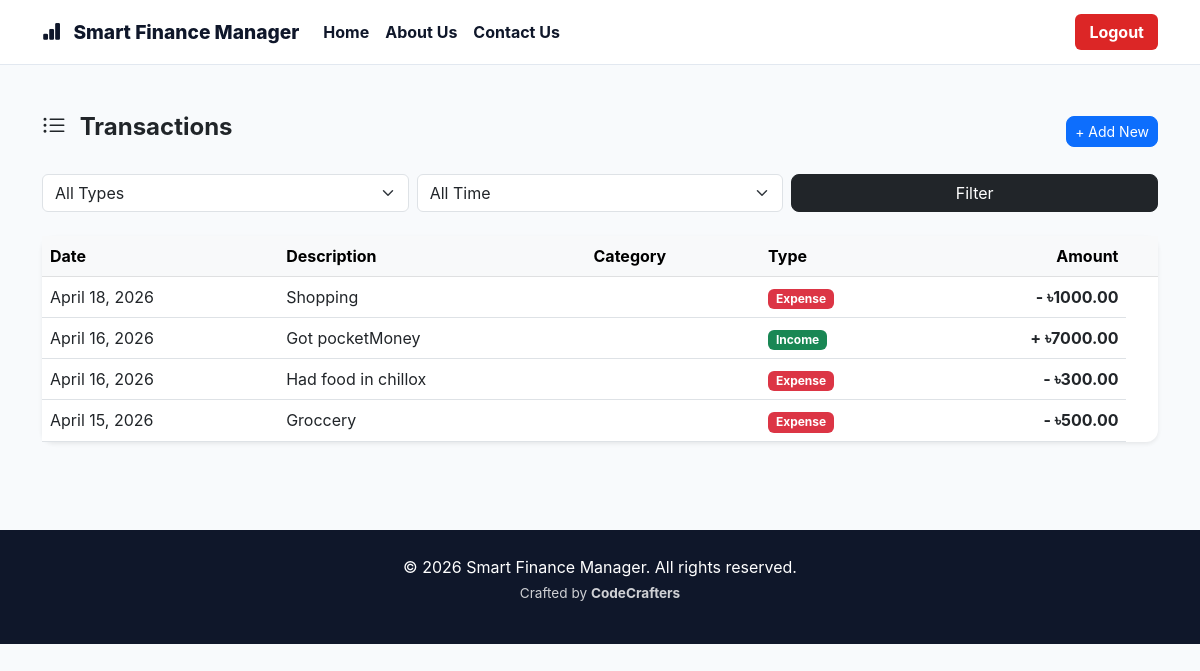
Page /individuals/transactions/ (signed in) on the earlier database version.
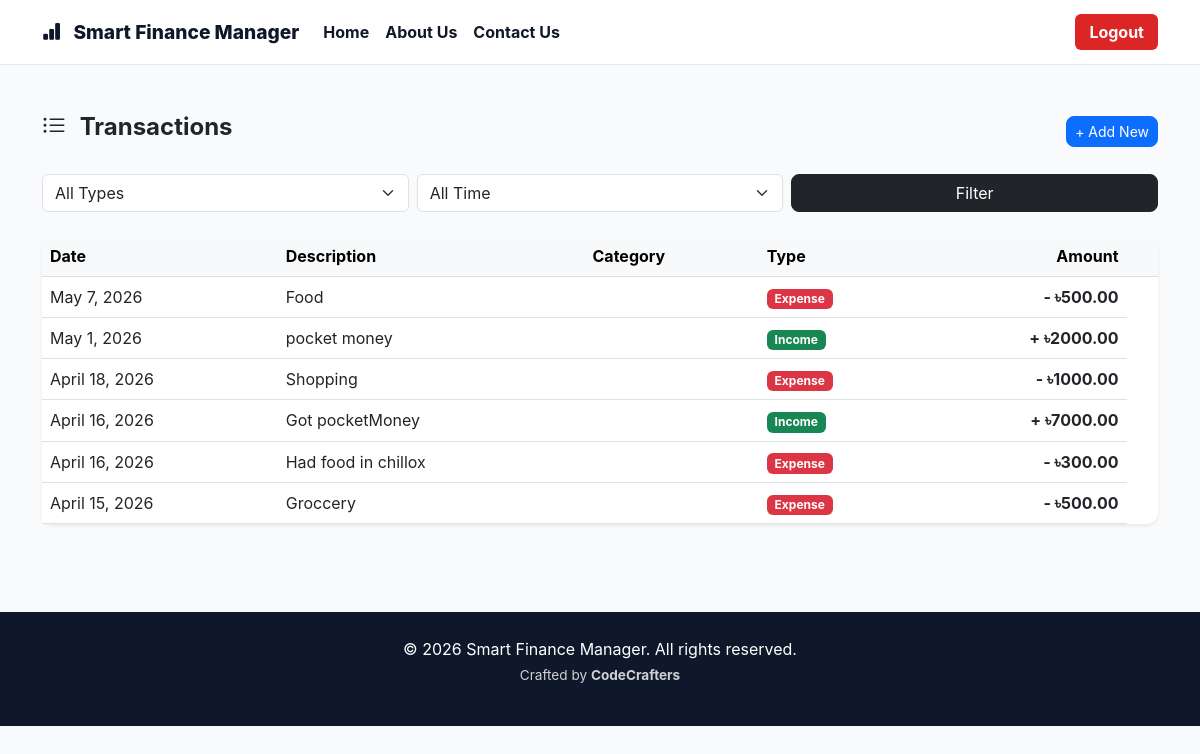
Same page on the later database version.
### individuals/models.py (models this page shows, shortened)
class IndividualTransaction(models.Model):
    TYPE_CHOICES = [
        ('income', 'Income'),
        ('expense', 'Expense')
    ]
    user = models.ForeignKey(
        settings.AUTH_USER_MODEL,
        on_delete=models.CASCADE,
        related_name='ind_transactions'
    )
    type = models.CharField(max_length=10, choices=TYPE_CHOICES)
    amount = models.DecimalField(max_digits=12, decimal_places=2)
    description = models.TextField()
    date = models.DateField()
    created_at = models.DateTimeField(default=timezone.now, editable=False)
    class Meta:
        ordering = ['-date', '-created_at']

### individuals/views.py (the view)
# urls.py: path('transactions/', views.transaction_list, name='transaction_list'),
@login_required
def transaction_list(request):
    txns     = IndividualTransaction.objects.filter(user=request.user)
    filter_type = request.GET.get('type', '')
    filter_period = request.GET.get('period', '')
    today = date.today()
    if filter_type:
        txns = txns.filter(type=filter_type)
    if filter_period == 'today':
        txns = txns.filter(date=today)
    elif filter_period == 'month':
        txns = txns.filter(date__year=today.year, date__month=today.month)
    elif filter_period == 'year':
        txns = txns.filter(date__year=today.year)
    return render(request, 'individuals/transaction_list.html', {
        'txns': txns, 'filter_type': filter_type, 'filter_period': filter_period
    })

### templates/individuals/transaction_list.html (shortened to what this page needs)
{% extends 'base.html' %}
{% block content %}
<div class="container py-5">
  <div class="d-flex justify-content-between align-items-center mb-4">
    <h4 class="fw-bold">
      <i class="bi bi-list-ul me-2"></i>
      Transactions
    </h4>
    <a href="{% url 'individuals:add_transaction' %}"
       class="btn btn-primary btn-sm"
       style="border-radius:8px;">
      + Add New
    </a>
  </div>
  <form method="GET" class="row g-2 mb-4">
    <div class="col-md-4">
      <select name="type" class="form-select">
        <option value="">All Types</option>
      </select>
    </div>
    <div class="col-md-4">
      <select name="period" class="form-select">
        <option value="">All Time</option>
      </select>
    </div>
    <div class="col-md-4">
      <button class="btn btn-dark w-100" style="border-radius:8px;">
        Filter
      </button>
    </div>
  </form>
  <div class="card border-0 shadow-sm" style="border-radius:12px;">
    <div class="table-responsive">
      <table class="table table-hover align-middle mb-0">
        <thead class="table-light">
          <tr>
            <th>Date</th>
            <th>Description</th>
            <th>Category</th>
            <th>Type</th>
            <th class="text-end">Amount</th>
            <th></th>
          </tr>
        </thead>
        <tbody>
          {% for txn in txns %}
          <tr>
            <td>{{ txn.date }}</td>
            <td>{{ txn.description }}</td>
            <td>{{ txn.category }}</td>
            <td>
              {% if txn.type == 'income' %}
              <span class="badge bg-success">Income</span>
              {% else %}
              <span class="badge bg-danger">Expense</span>
              {% endif %}
            </td>
            <td class="text-end fw-bold">
              {% if txn.type == 'income' %}+{% else %}-{% endif %}
              ৳{{ txn.amount }}
            </td>
          </tr>
          {% endfor %}
        </tbody>
      </table>
    </div>
  </div>
</div>
{% endblock %}

### templates/base.html (shortened to what this page needs)
{% load static %}
<!DOCTYPE html>
<html lang="en">
<head>
  <link rel="stylesheet" href="https://cdn.jsdelivr.net/npm/bootstrap@5.3.0/dist/css/bootstrap.min.css">
  <link rel="stylesheet" href="https://cdn.jsdelivr.net/npm/bootstrap-icons@1.11.0/font/bootstrap-icons.css">
  <link rel="stylesheet" href="{% static 'css/style.css' %}">
</head>
<body class="{% block body_class %}{% endblock %}">
<nav class="navbar navbar-expand-lg sfm-navbar sticky-top">
  <div class="container">
    <a class="navbar-brand sfm-brand" href="/">
      <i class="bi bi-bar-chart-fill me-2"></i>
      Smart Finance Manager
    </a>
    <div class="collapse navbar-collapse" id="navMenu">
      <ul class="navbar-nav me-auto">
        <li class="nav-item"><a class="nav-link" href="/">Home</a></li>
        <li class="nav-item"><a class="nav-link" href="#about">About Us</a></li>
        <li class="nav-item"><a class="nav-link" href="#contact">Contact Us</a></li>
      </ul>
      <ul class="navbar-nav ms-auto align-items-lg-center gap-2">
        {% if user.is_authenticated %}
          <li class="nav-item">
            <a class="nav-link"
               href="{% url 'accounts:logout' %}"
               style="background:#dc2626; color:#ffffff !important; padding:6px 14px; border-radius:6px;">
              Logout
            </a>
          </li>
        {% endif %}
      </ul>
    </div>
  </div>
</nav>
<main>
  {% block content %}{% endblock %}
</main>
<footer class="sfm-footer">
  <div class="container text-center">
    <p class="mb-1">
      © 2026 Smart Finance Manager. All rights reserved.
    </p>
    <p style="font-size: 0.85rem; opacity: 0.8;">
      Crafted by <strong>CodeCrafters</strong>
    </p>
  </div>
</footer>
</body>
</html>

### static/css/style.css (style rules this page uses)
body { font-family: 'Inter', sans-serif; background: #f8fafc; }
.sfm-navbar { background: #ffffff; border-bottom: 1px solid #e2e8f0; padding: 12px 0; }
.sfm-brand { font-weight: 800; font-size: 1.2rem; color: #0f172a !important; }
.sfm-navbar .nav-link { color: #0f172a !important; font-weight: 700; padding: 8px 14px; }
.sfm-footer { background: #0f172a; color: #ffffff; padding: 25px 0; margin-top: 40px; }

Differences in the rows shown:
added IndividualTransaction: date "May 7, 2026", description "Food", type "Expense", amount "500.00"
added IndividualTransaction: date "May 1, 2026", description "pocket money", type "Income", amount "2000.00"
